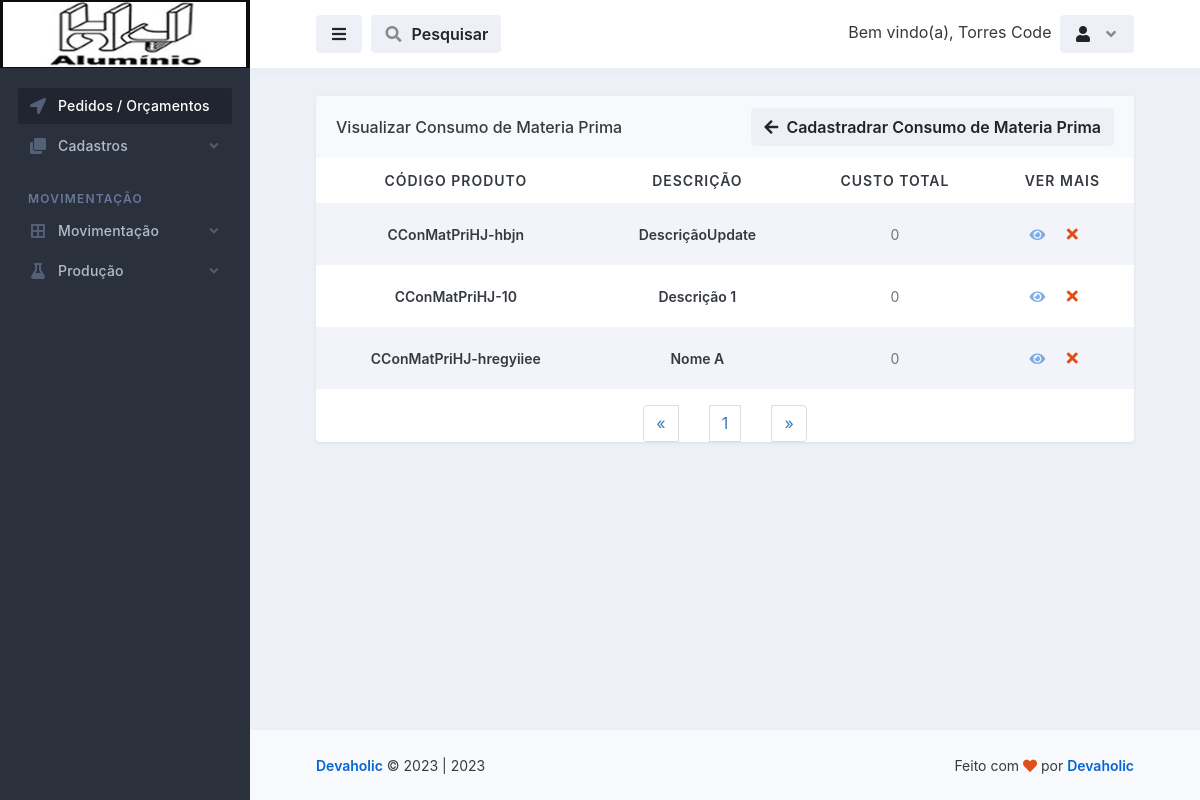
/movimentacao_consumo_de_materia_prima/visualizar_consumo_de_materia_prima.php (signed in), run on the app's committed database.
### tables this page shows
CREATE TABLE `logado` (
  `id` int(11) NOT NULL,
  `nome` varchar(50) NOT NULL,
  `email` varchar(100) NOT NULL,
  `senha` varchar(50) NOT NULL,
  `parceiro_colaborador` varchar(100) NOT NULL,
  `cpf` int(100) NOT NULL,
  `rg` int(20) NOT NULL,
  `cep` int(20) NOT NULL,
  `endereco` varchar(100) NOT NULL,
  `telefone` varchar(50) NOT NULL,
  `complemento` varchar(100) NOT NULL,
  `bairro` varchar(100) NOT NULL,
  `cidade` varchar(100) NOT NULL,
  `uf` varchar(20) NOT NULL,
  `nascimento` varchar(100) NOT NULL,
  `nivel` varchar(20) NOT NULL
);

CREATE TABLE `movimentacao_consumo_de_materia_prima` (
  `id` int(11) NOT NULL,
  `descricao` varchar(255) NOT NULL,
  `codigo_produto` varchar(255) NOT NULL,
  `codigo_da_fabrica` varchar(255) NOT NULL,
  `tipo` varchar(255) NOT NULL,
  `unidade` varchar(255) NOT NULL,
  `op` int(255) NOT NULL,
  `consumo` decimal(60,3) NOT NULL,
  `perda` decimal(60,0) NOT NULL,
  `total` decimal(60,0) NOT NULL,
  `custo_total` decimal(60,0) NOT NULL,
  `data_pedido` date NOT NULL,
  `entrou_em_producao` date NOT NULL,
  `produzido` date NOT NULL,
  `ativo` int(11) NOT NULL
);

### database.php (called while the page is built, shortened)
<?php
    class database
    {
        public $server = 'localhost';
        public $user = 'root';
        public $pass = '';
        public $bdn = 'maxportas';
        public function __construct()
        {
            try{
            $this->conn = new PDO('mysql:host='.$this->server.'; dbname='.$this->bdn, $this->user, $this->pass);
            } catch(PDOException $e){
                echo "Error $e";
            }
        }
    }
?>

### controllers/controllers_movimentacao_consumo_de_materia_prima.php (called while the page is built, shortened)
<?php
    include "../database.php";
class controllers_movimentacao_consumo_de_materia_prima extends database
{
    public function selecionar_movimentacao_consumo_de_materia_prima()
    {
        $selecionar_movimentacao_consumo_de_materia_prima = $this->conn->prepare("SELECT * FROM movimentacao_consumo_de_materia_prima ORDER BY id DESC");
        $selecionar_movimentacao_consumo_de_materia_prima->execute();
        $resulmovimentacao_consumo_de_materia_prima = $selecionar_movimentacao_consumo_de_materia_prima->fetchAll(PDO::FETCH_ASSOC);
        return $resulmovimentacao_consumo_de_materia_prima;
    }
}
?>

### movimentacao_consumo_de_materia_prima/visualizar_consumo_de_materia_prima.php (the view, shortened to what this page needs)
<?php
  require_once "../config.php";
$conn = mysqli_connect($DBHOST, $DBUSER, $DBPASS, $DBNAME);
$pagina = (isset($_GET['pagina']))? $_GET['pagina'] : 1;
$result_movimentacao_consumo_de_materia_prima = "SELECT * FROM movimentacao_consumo_de_materia_prima";
$resultado_movimentacao_consumo_de_materia_prima = mysqli_query($conn, $result_movimentacao_consumo_de_materia_prima);
$total_movimentacao_consumo_de_materia_prima = mysqli_num_rows($resultado_movimentacao_consumo_de_materia_prima);
$quantidade_pg = 10;
$num_pagina = ceil($total_movimentacao_consumo_de_materia_prima/$quantidade_pg);
$incio = ($quantidade_pg*$pagina)-$quantidade_pg;
$result_movimentacao_consumo_de_materia_prima = "SELECT * FROM movimentacao_consumo_de_materia_prima limit $incio, $quantidade_pg";
$resultado_movimentacao_consumo_de_materia_prima = mysqli_query($conn, $result_movimentacao_consumo_de_materia_prima);
?>
<!doctype html>
<html lang="en">
  <head>
    <link rel="stylesheet" id="css-main" href="../assets/css/dashmix.min.css">
    <link rel="stylesheet" href="../assets/css/pagination.css">
  </head>
  <body>
    <div id="page-container" class="sidebar-o sidebar-dark enable-page-overlay side-scroll page-header-fixed main-content-narrow">
    <?php require_once "../template/sidebar.php" ?>
<header id="page-header">
    <div class="content-header">
    <div class="space-x-1">
        <button type="button" class="btn btn-alt-secondary" data-toggle="layout" data-action="sidebar_toggle">
        <i class="fa fa-fw fa-bars"></i>
        </button>
            <button type="button" class="btn btn-alt-secondary" data-toggle="layout" data-action="header_search_on">
              <i class="fa fa-fw opacity-50 fa-search"></i> <span class="ms-1 d-none d-sm-inline-block">Pesquisar</span>
            </button>
    </div>
    <?php require_once "../template/btn_logout.php"; ?>
    </div>
</header>
      <main id="main-container">
        <div class="content content-full content-boxed">
          <div class="row">
            <div class="col-md-12">
              <div class="block block-rounded block-mode-loading-refresh">
                <div class="block-header block-header-default">
                  <h3 class="block-title">
                    Visualizar Consumo de Materia Prima
                  </h3>
                  <a class="btn btn-alt-secondary" href="consumo_de_materia_prima.php">
                    <i class="fa fa-arrow-left me-1"></i> Cadastradrar Consumo de Materia Prima
                  </a>
                </div>
                <div class="table-responsive">
                  <table class="table table-striped table-hover table-borderless table-vcenter fs-sm">
                  <?php
                    require_once "../controllers/controllers_movimentacao_consumo_de_materia_prima.php";
                    $selecionar_movimentacao_consumo_de_materia_prima = new controllers_movimentacao_consumo_de_materia_prima();
                    $result_movimentacao_consumo_de_materia_prima = $selecionar_movimentacao_consumo_de_materia_prima->selecionar_movimentacao_consumo_de_materia_prima();
                    if(count($result_movimentacao_consumo_de_materia_prima) > 0)
                    { ?>
                    <thead style="text-align: center;">
                      <tr class="text-uppercase">
                        <th>Código Produto</th>
                        <th>Descrição</th>
                        <th>Custo Total</th>
                        <th>Ver Mais</th>
                      </tr>
                    </thead>
                    <?php }?>
                    <tbody style="text-align: center;">
                        <?php
                            require_once "../controllers/controllers_movimentacao_consumo_de_materia_prima.php";
                            $selecionar_movimentacao_consumo_de_materia_prima = new controllers_movimentacao_consumo_de_materia_prima();
                            $result_movimentacao_consumo_de_materia_prima = $selecionar_movimentacao_consumo_de_materia_prima->selecionar_movimentacao_consumo_de_materia_prima();
                            if(count($result_movimentacao_consumo_de_materia_prima) > 0)
                            {
                              while($row_movimentacao_consumo_de_materia_prima = mysqli_fetch_assoc($resultado_movimentacao_consumo_de_materia_prima)){ ?>
                                <tr style="text-align: center;">
                                  <td>
                                      <span class="fw-semibold"><?php echo $row_movimentacao_consumo_de_materia_prima['codigo_produto']; ?></span>
                                  </td>
                                  <td>
                                      <span class="fw-semibold"><?php echo $row_movimentacao_consumo_de_materia_prima['descricao']; ?></span>
                                  </td>
                                  <td>
                                    <span class="fs-sm text-muted"><?php echo $row_movimentacao_consumo_de_materia_prima['custo_total'];?></span>
                                  </td>
                                  <td class="text-center text-nowrap fw-medium" style="display: flex; justify-content: center; align-items: center;">
                                    <a href="vermais_consumo_de_materia_prima.php?view_movimentacao_consumo_de_materia_prima=<?php $idCriptografado = base64_encode($row_movimentacao_consumo_de_materia_prima['id']); echo $idCriptografado;?>">
                                        <i class="fa fa-eye me-1 opacity-50"></i>
                                    </a>
                                    <?php
                                       echo "<button class='btn' onclick='abrirModal(".$row_movimentacao_consumo_de_materia_prima['id'].")'><i class='fa fa-fw fa-times text-danger'></i></button>";
                                      ?>
                                  </td>
                                </tr>
                          <?php } } else { echo "<h1>Nenhum registo encontrado!</h1>"; } ?>
                    </tbody>
                  </table>
                  <?php
                    $pagina_anterior = $pagina - 1;
                    $pagina_posterior = $pagina + 1;
                  ?>
                <nav class="text-center">
                  <ul class="pagination" style="display: flex; align-items: center; justify-content: space-between; width: 20%; margin: auto;">
                    <li>
                      <?php
                      if($pagina_anterior != 0){ ?>
                        <a href="visualizar_consumo_de_materia_prima.php?pagina=<?php echo $pagina_anterior; ?>" aria-label="Previous">
                          <span aria-hidden="true">&laquo;</span>
                        </a>
                      <?php }else{ ?>
                        <span aria-hidden="true">&laquo;</span>
                      <?php }  ?>
                    </li>
                    <?php
                    for($i = 1; $i < $num_pagina + 1; $i++){ ?>
                      <li><a href="visualizar_consumo_de_materia_prima.php?pagina=<?php echo $i; ?>"><?php echo $i; ?></a>
                      </li>
                    <?php } ?>
                    <li>
                      <?php
                      if($pagina_posterior <= $num_pagina){ ?>
                        <a href="visualizar_consumo_de_materia_prima.php?pagina=<?php echo $pagina_posterior; ?>" aria-label="Previous">
                          <span aria-hidden="true">&raquo;</span>
                        </a>
                      <?php }else{ ?>
                        <span aria-hidden="true">&raquo;</span>
                      <?php }  ?>
                    </li>
                  </ul>
                </nav>
                </div>
                </div>
              </div>
        </div>
      </main>
      <?php require_once "../template/footer.php" ?>
    </div>
  </body>
</html>

### template/btn_logout.php (shortened to what this page needs)
<?php
    include "../conexao-bd.php";
    $email = $_SESSION['email'];
    $selecinarUserLogado = $conn->prepare("SELECT * FROM logado WHERE email = :email");
    $selecinarUserLogado->bindValue(':email', $email);
    $selecinarUserLogado->execute();
    $row = $selecinarUserLogado->fetch(PDO::FETCH_ASSOC);
?>
<div class="space-x-1">
    <div class="dropdown d-inline-block">
        <span class="d-sm-inline-block">Bem vindo(a), <?php echo $row['nome']; ?></span>
    </div>
    <div class="dropdown d-inline-block">
    <button type="button" class="btn btn-alt-secondary" id="page-header-user-dropdown" data-bs-toggle="dropdown" aria-haspopup="true" aria-expanded="false">
        <i class="fa fa-fw fa-user"></i>
        <i class="fa fa-fw fa-angle-down opacity-50 ms-1 d-none d-sm-inline-block"></i>
    </button>
    </div>
</div>

### assets/css/pagination.css (style rules this page uses)
.pagination { display:inline-block;padding-left:0;margin:20px 0;border-radius:4px }
.pagination>li { display:inline }
.pagination>li>a,.pagination>li>span { position:relative;float:left;padding:6px 12px;margin-left:-1px;line-height:1.42857143;color:#337ab7;text-decoration:none;background-color:#fff;border:1px solid #ddd }
.pagination>li:first-child>a,.pagination>li:first-child>span { margin-left:0;border-top-left-radius:4px;border-bottom-left-radius:4px }
.pagination>li:last-child>a,.pagination>li:last-child>span { border-top-right-radius:4px;border-bottom-right-radius:4px }

### data on the page
logado: nome "Torres Code"
movimentacao_consumo_de_materia_prima: codigo_produto "CConMatPriHJ-hbjn", descricao "DescriçãoUpdate", custo_total "0"
movimentacao_consumo_de_materia_prima: codigo_produto "CConMatPriHJ-10", descricao "Descrição 1", custo_total "0"
movimentacao_consumo_de_materia_prima: codigo_produto "CConMatPriHJ-hregyiiee", descricao "Nome A", custo_total "0"

### other printed values
Date('Y') "2023"
